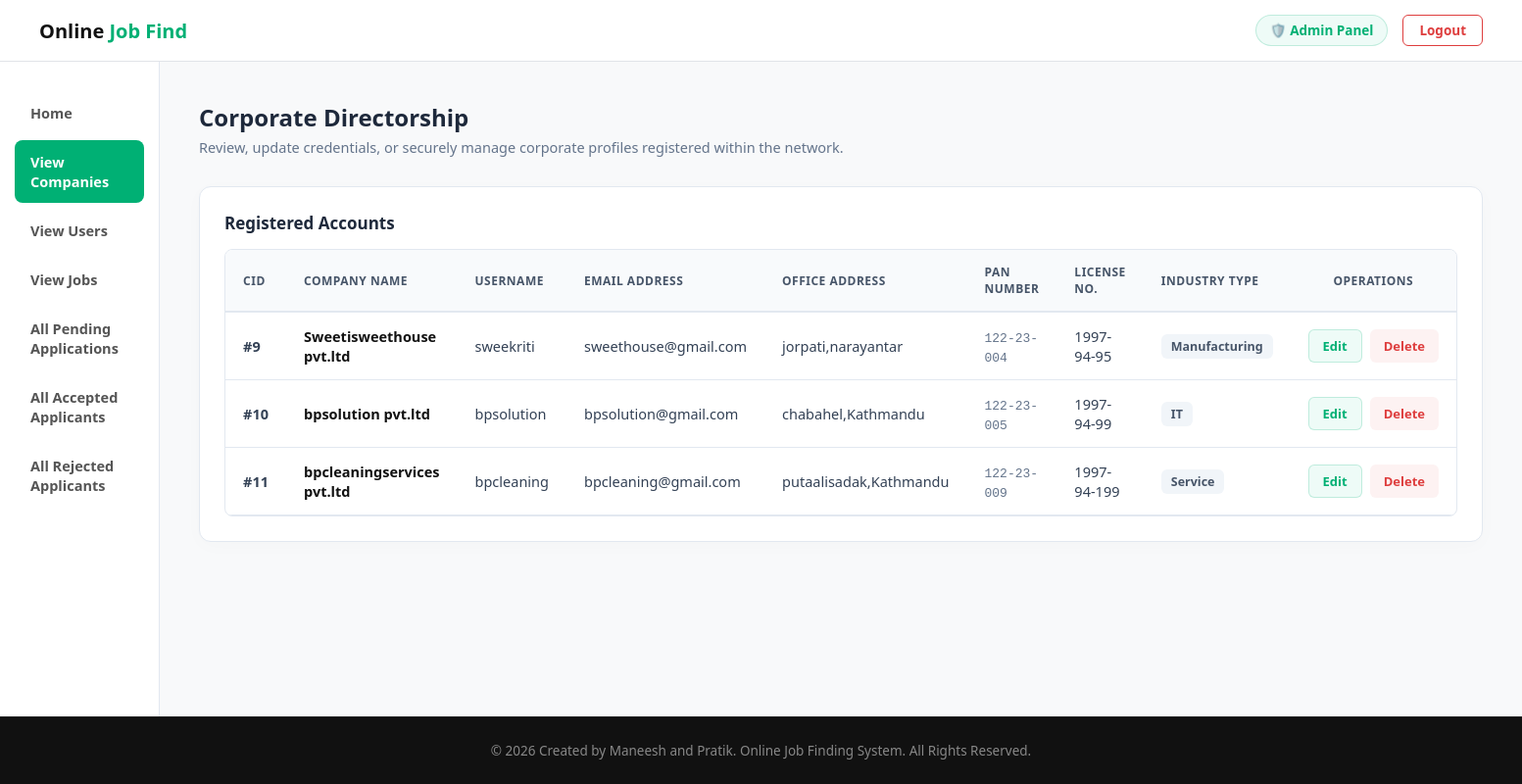
Screenshot of /adminviewcompany.php (signed in) with the database file from the repository.
### tables this page shows
CREATE TABLE `company` (
  `cid` int(3) NOT NULL,
  `company_name` varchar(40) NOT NULL,
  `username` varchar(10) NOT NULL,
  `password` varchar(60) NOT NULL,
  `email` varchar(30) NOT NULL,
  `address` varchar(50) NOT NULL,
  `company_pan` varchar(20) NOT NULL,
  `company_license` varchar(20) NOT NULL,
  `company_type` varchar(50) NOT NULL,
  `datecreated` datetime NOT NULL
);

### adminviewcompany.php (the view, shortened to what this page needs)
<?php
include "database.php";
if (isset($_SESSION["username"])) {
?>
<!DOCTYPE html>
<html lang="en">
<head>
</head>
<body>
    <div class="navbar">
        <div class="logo-area">
            <h1>Online <span>Job Find</span></h1>
        </div>
        <div class="admin-profile-section">
            <span class="admin-badge">🛡️ Admin Panel</span>
            <a href="logout.php" class="btn-logout">Logout</a>
        </div>
    </div>
    <div class="dashboard-layout">
        <div class="sidebar">
            <ul class="nav-links">
                <li><a href="adminhomepage.php">Home</a></li>
                <li><a href="adminviewcompany.php" class="active">View Companies</a></li>
                <li><a href="adminviewuser.php">View Users</a></li>
                <li><a href="adminviewjobs.php">View Jobs</a></li>
                <li><a href="adminviewpendingrequest.php">All Pending Applications</a></li>
                <li><a href="allacceptedapplicant.php">All Accepted Applicants</a></li>
                <li><a href="allrejectedapplicant.php">All Rejected Applicants</a></li>
            </ul>
        </div>
        <div class="main-content">
            <div class="page-title-section">
                <h2>Corporate Directorship</h2>
                <p>Review, update credentials, or securely manage corporate profiles registered within the network.</p>
            </div>
            <div class="table-card">
                <h3 style="font-size: 17px; font-weight: 700; color: #1e293b; margin-bottom: 5px;">Registered Accounts</h3>
                <div class="table-container">
                    <table>
                        <thead>
                            <tr>
                                <th>CID</th>
                                <th>Company Name</th>
                                <th>Username</th>
                                <th>Email Address</th>
                                <th>Office Address</th>
                                <th>PAN Number</th>
                                <th>License No.</th>
                                <th>Industry Type</th>
                                <th style="text-align: center;">Operations</th>
                            </tr>
                        </thead>
                        <tbody>
                            <?php
                            $sql = "SELECT * FROM company";
                            $result = mysqli_query($con, $sql);
                            if ($result && mysqli_num_rows($result) > 0) {
                                while ($row = mysqli_fetch_assoc($result)) {
                                    echo "<tr>
                                        <td><strong>#{$row['cid']}</strong></td>
                                        <td style='font-weight: 600; color: #111;'> " . htmlspecialchars($row['company_name']) . "</td>
                                        <td>" . htmlspecialchars($row['username']) . "</td>
                                        <td>" . htmlspecialchars($row['email']) . "</td>
                                        <td>" . htmlspecialchars($row['address']) . "</td>
                                        <td><code style='font-family: monospace; font-size: 13px; color: #64748b;'>" . htmlspecialchars($row['company_pan']) . "</code></td>
                                        <td>" . htmlspecialchars($row['company_license']) . "</td>
                                        <td><span class='type-badge'>" . htmlspecialchars($row['company_type']) . "</span></td>
                                        <td align='center'>
                                            <div class='action-holder'>
                                                <button class='action-btn edit-btn' onclick=\"window.location.href='adminupdatecompany.php?cid={$row['cid']}'\">Edit</button>
                                                <button class='action-btn delete-btn' onclick=\"if(confirm('Are you sure you want to permanently delete this corporate entry?')) window.location.href='admindeletecompany.php?cid={$row['cid']}';\">Delete</button>
                                            </div>
                                        </td>
                                    </tr>";
                                }
                            } else {
                                echo "<tr><td colspan='9' style='text-align:center; color:#888; padding: 30px;'>No corporate organizations found inside the database grid.</td></tr>";
                            }
                            ?>
                        </tbody>
                    </table>
                </div>
            </div>
        </div>
    </div>
    <div class="footer">
        <p>&copy; 2026 Created by Maneesh and Pratik. Online Job Finding System. All Rights Reserved.</p>
    </div>
</body>
</html>
<?php
} else {
    echo '<script>
            alert("Please login first");
            window.location.href = "index.php";
          </script>';
}
?>

### adminviewcompany.php (style rules this page uses)
* { margin: 0; padding: 0; box-sizing: border-box; font-family: 'Segoe UI', Tahoma, Geneva, Verdana, sans-serif; }
body { background-color: #f8f9fa; color: #333; display: flex; flex-direction: column; min-height: 100vh; }
.navbar { background: #ffffff; border-bottom: 1px solid #e1e4e8; padding: 15px 40px; display: flex; justify-content: space-between; align-items: center; position: sticky; top: 0; z-index: 1000; }
.logo-area h1 { font-size: 20px; color: #111; font-weight: 700; }
.logo-area span { color: #00b074; }
.admin-profile-section { display: flex; align-items: center; gap: 15px; }
.admin-badge { background: #eefbf7; color: #00b074; font-weight: 700; padding: 6px 14px; border-radius: 20px; font-size: 13.5px; border: 1px solid rgba(0, 176, 116, 0.2); }
.btn-logout { background: #fff; border: 1px solid #de3e3e; color: #de3e3e; padding: 6px 16px; border-radius: 6px; font-size: 13.5px; font-weight: 600; text-decoration: none; transition: 0.3s; }
.dashboard-layout { display: flex; flex: 1; }
.sidebar { width: 280px; background: #ffffff; border-right: 1px solid #e2e8f0; padding: 30px 15px; }
.nav-links { list-style: none; display: flex; flex-direction: column; gap: 6px; }
.nav-links li a { display: block; padding: 12px 16px; color: #555; font-size: 14.5px; font-weight: 600; text-decoration: none; border-radius: 8px; transition: 0.3s; }
.nav-links li a.active { background: #00b074; color: white !important; }
.main-content { flex: 1; padding: 40px; background-color: #f8f9fa; }
.page-title-section { margin-bottom: 30px; }
.page-title-section h2 { font-size: 24px; font-weight: 700; color: #1e293b; }
.page-title-section p { font-size: 14.5px; color: #64748b; margin-top: 4px; }
.table-card { background: #ffffff; border: 1px solid #e2e8f0; border-radius: 12px; padding: 25px; box-shadow: 0 4px 20px rgba(0,0,0,0.02); }
.table-container { width: 100%; overflow-x: auto; margin-top: 15px; border-radius: 8px; border: 1px solid #e2e8f0; }
table { width: 100%; border-collapse: collapse; text-align: left; font-size: 14.5px; min-width: 900px; }
th { background-color: #f8fafc; color: #475569; font-weight: 700; padding: 14px 18px; border-bottom: 2px solid #e2e8f0; text-transform: uppercase; font-size: 12px; letter-spacing: 0.5px; }
td { padding: 14px 18px; border-bottom: 1px solid #e2e8f0; color: #334155; vertical-align: middle; }
.type-badge { background: #f1f5f9; color: #475569; font-size: 12.5px; font-weight: 600; padding: 4px 10px; border-radius: 6px; display: inline-block; }
.action-holder { display: flex; gap: 8px; }
.action-btn { border: none; padding: 7px 14px; border-radius: 6px; font-size: 13px; font-weight: 600; cursor: pointer; transition: 0.2s; text-decoration: none; display: inline-block; }
.edit-btn { background-color: #eefbf7; color: #00b074; border: 1px solid rgba(0, 176, 116, 0.2); }
.delete-btn { background-color: #fdf2f2; color: #de3e3e; border: 1px solid rgba(222, 62, 62, 0.1.5); }
.footer { background: #111; color: #888; padding: 25px 20px; text-align: center; border-top: 1px solid #222; margin-top: auto; }
.footer p { font-size: 13.5px; }

### rows the page displays
company: cid "9", company_name "Sweetisweethouse pvt.ltd", username "sweekriti", email "sweethouse@gmail.com", address "jorpati,narayantar", company_pan "122-23-004", company_license "1997-94-95", company_type "Manufacturing"
company: cid "10", company_name "bpsolution pvt.ltd", username "bpsolution", email "bpsolution@gmail.com", address "chabahel,Kathmandu", company_pan "122-23-005", company_license "1997-94-99", company_type "IT"
company: cid "11", company_name "bpcleaningservices pvt.ltd", username "bpcleaning", email "bpcleaning@gmail.com", address "putaalisadak,Kathmandu", company_pan "122-23-009", company_license "1997-94-199", company_type "Service"
